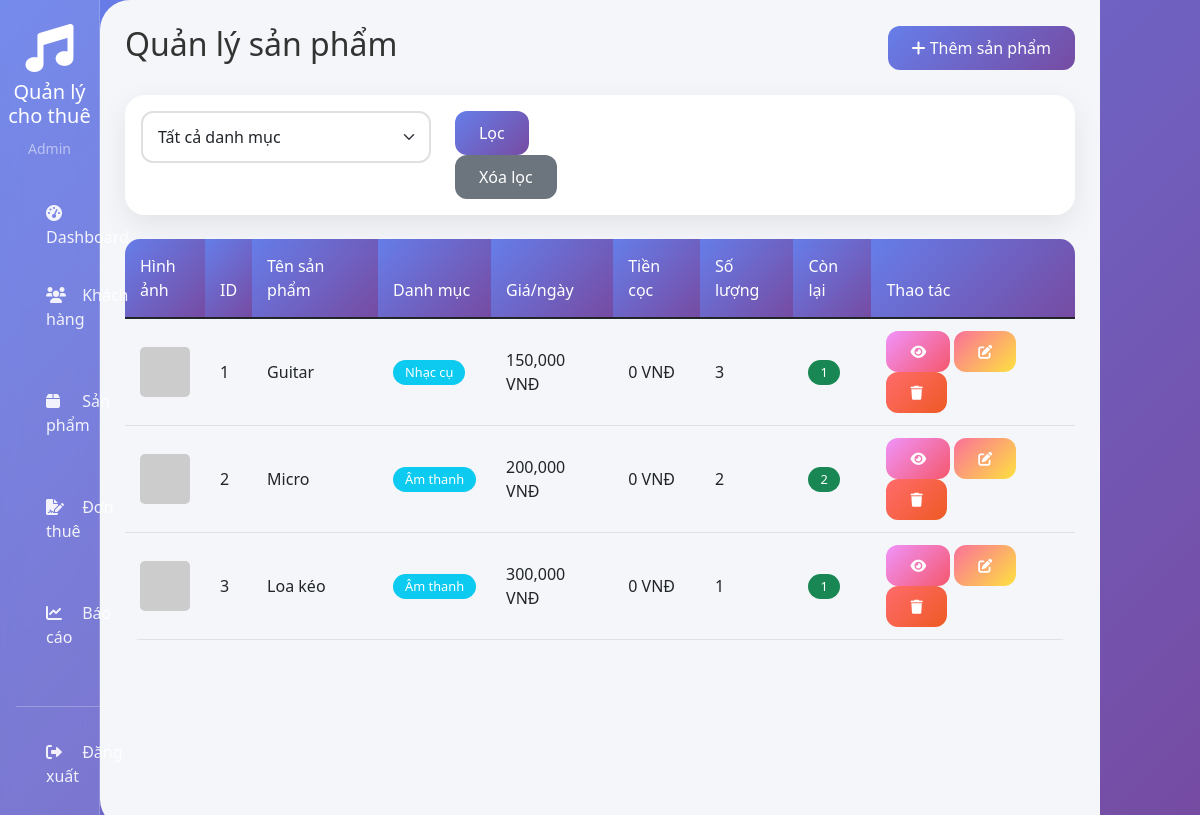
The page /products (signed in) on the database as committed earlier.
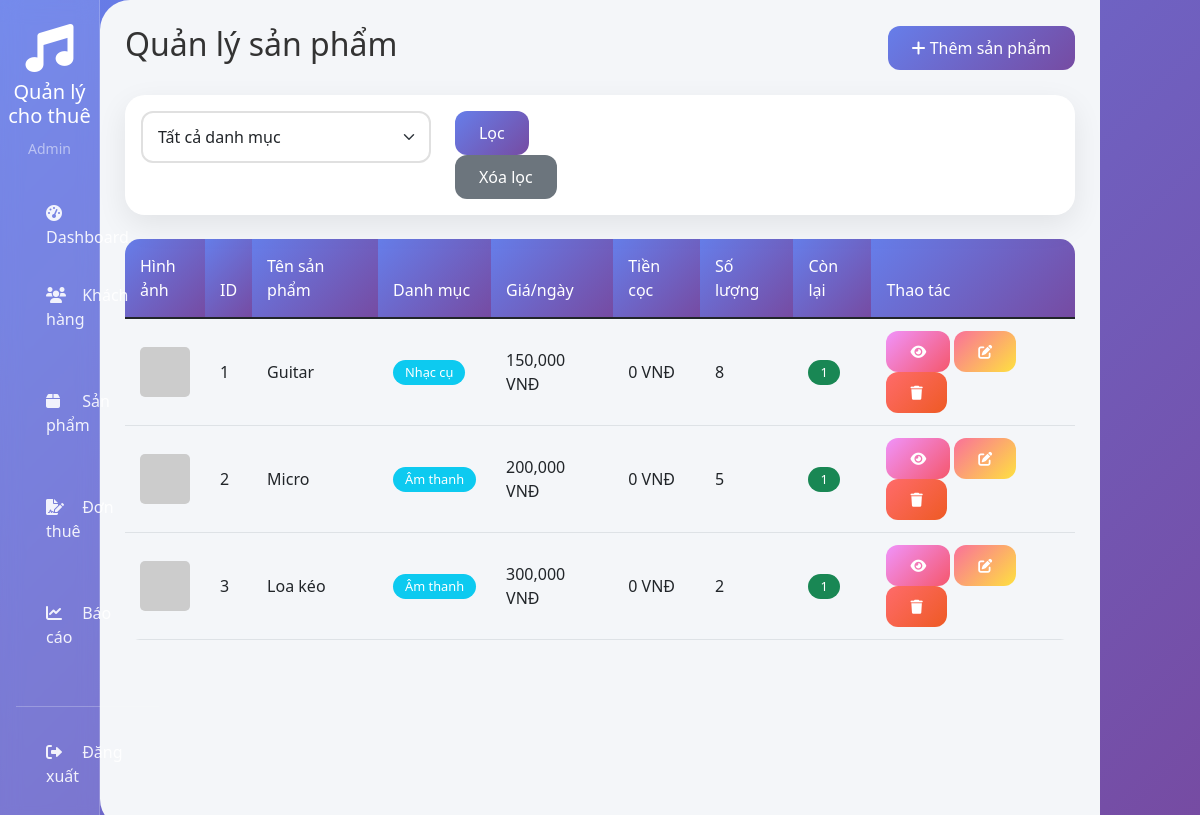
The same page on the database as committed later.
### models.py (models this page shows)
class Admin(UserMixin, db.Model):
    id = db.Column(db.Integer, primary_key=True)
    username = db.Column(db.String(80), unique=True, nullable=False)
    password = db.Column(db.String(200), nullable=False)
    email = db.Column(db.String(120), nullable=True)
    fullname = db.Column(db.String(100), nullable=False)
    created_at = db.Column(db.DateTime, default=datetime.utcnow)

class Product(db.Model):
    id = db.Column(db.Integer, primary_key=True)
    name = db.Column(db.String(100), nullable=False)
    category = db.Column(db.String(50), nullable=False)
    description = db.Column(db.Text)
    price_per_day = db.Column(db.Float, nullable=False)
    deposit = db.Column(db.Float, default=0)
    quantity = db.Column(db.Integer, default=1)
    available_quantity = db.Column(db.Integer, default=1)
    image_url = db.Column(db.String(200))
    status = db.Column(db.String(20), default='active')
    created_at = db.Column(db.DateTime, default=datetime.utcnow)

### app.py (the view)
@app.route('/products')
@login_required
def products():
    all_products = Product.query.all()
    return render_template('products.html', products=all_products)

### app.py (called while the page is built)
@login_manager.user_loader
def load_user(user_id):
    return Admin.query.get(int(user_id))

### templates/products.html (shortened to what this page needs)
{% extends "base.html" %}
{% block content %}
<div class="d-flex justify-content-between align-items-center mb-4">
    <h2>Quản lý sản phẩm</h2>
    <a href="{{ url_for('add_product') }}" class="btn btn-primary">
        <i class="fas fa-plus"></i> Thêm sản phẩm
    </a>
</div>
<div class="card mb-4">
    <div class="card-body">
        <form method="GET" class="row">
            <div class="col-md-4">
                <select name="category" class="form-select">
                    <option value="">Tất cả danh mục</option>
                </select>
            </div>
            <div class="col-md-2">
                <button type="submit" class="btn btn-primary">Lọc</button>
                <a href="{{ url_for('products') }}" class="btn btn-secondary">Xóa lọc</a>
            </div>
        </form>
    </div>
</div>
<div class="table-responsive">
    <table class="table table-hover">
        <thead>
            <tr>
                <th style="width: 80px">Hình ảnh</th>
                <th>ID</th>
                <th>Tên sản phẩm</th>
                <th>Danh mục</th>
                <th>Giá/ngày</th>
                <th>Tiền cọc</th>
                <th>Số lượng</th>
                <th>Còn lại</th>
                <th>Thao tác</th>
            </tr>
        </thead>
        <tbody>
            {% for product in products %}
            <tr>
                <td>
                    {% if product.image_url %}
                        <img src="{{ product.image_url }}" alt="{{ product.name }}"
                             style="width: 50px; height: 50px; object-fit: cover; border-radius: 5px;"
                             onerror="this.src='https://via.placeholder.com/50x50?text=Error'">
                    {% else %}
                        <img src="https://via.placeholder.com/50x50?text=No+Image"
                             alt="No image"
                             style="width: 50px; height: 50px; object-fit: cover; border-radius: 5px;">
                    {% endif %}
                </td>
                <td>{{ product.id }}</td>
                <td>{{ product.name }}</td>
                <td>
                    <span class="badge bg-info">{{ product.category }}</span>
                </td>
                <td>{{ "{:,.0f}".format(product.price_per_day) }} VNĐ</td>
                <td>{{ "{:,.0f}".format(product.deposit) }} VNĐ</td>
                <td>{{ product.quantity }}</td>
                <td>
                    {% if product.available_quantity > 0 %}
                        <span class="badge bg-success">{{ product.available_quantity }}</span>
                    {% else %}
                        <span class="badge bg-danger">Hết hàng</span>
                    {% endif %}
                </td>
                <td>
                    <a href="{{ url_for('product_detail', id=product.id) }}" class="btn btn-sm btn-info" title="Xem chi tiết">
                        <i class="fas fa-eye"></i>
                    </a>
                    <a href="{{ url_for('edit_product', id=product.id) }}" class="btn btn-sm btn-warning" title="Sửa">
                        <i class="fas fa-edit"></i>
                    </a>
                    <a href="{{ url_for('delete_product', id=product.id) }}" class="btn btn-sm btn-danger"
                       onclick="return confirm('Bạn có chắc muốn xóa sản phẩm {{ product.name }}?')" title="Xóa">
                        <i class="fas fa-trash"></i>
                    </a>
                </td>
            </tr>
            {% endfor %}
        </tbody>
    </table>
</div>
{% endblock %}

### templates/base.html (shortened to what this page needs)
<!DOCTYPE html>
<html lang="vi">
<head>
    <link href="https://cdn.jsdelivr.net/npm/bootstrap@5.1.3/dist/css/bootstrap.min.css" rel="stylesheet">
    <link rel="stylesheet" href="https://cdnjs.cloudflare.com/ajax/libs/font-awesome/6.0.0/css/all.min.css">
    <link rel="stylesheet" href="{{ url_for('static', filename='style.css') }}">
</head>
<body>
    {% if current_user.is_authenticated %}
    <div class="container-fluid p-0">
        <div class="row g-0">
            <div class="col-md-1 sidebar">
                <div class="text-center py-4">
                    <i class="fas fa-music fa-3x text-white mb-2"></i>
                    <h5 class="text-white">Quản lý cho thuê</h5>
                    <small class="text-white-50">{{ current_user.fullname }}</small>
                </div>
                <nav class="nav flex-column px-3">
                    <a class="nav-link" href="{{ url_for('dashboard') }}"><i class="fas fa-tachometer-alt"></i> Dashboard</a>
                    <a class="nav-link" href="{{ url_for('customers') }}"><i class="fas fa-users"></i> Khách hàng</a>
                    <a class="nav-link" href="{{ url_for('products') }}"><i class="fas fa-box"></i> Sản phẩm</a>
                    <a class="nav-link" href="{{ url_for('rentals') }}"><i class="fas fa-file-signature"></i> Đơn thuê</a>
                    <a class="nav-link" href="{{ url_for('reports') }}"><i class="fas fa-chart-line"></i> Báo cáo</a>
                    <hr class="bg-light my-3">
                    <a class="nav-link" href="{{ url_for('logout') }}"><i class="fas fa-sign-out-alt"></i> Đăng xuất</a>
                </nav>
            </div>
            <div class="col-md-10 main-content">
                {% block content %}{% endblock %}
            </div>
        </div>
    </div>
    {% endif %}
</body>
</html>

### static/style.css (style rules this page uses)
:root { --primary: linear-gradient(135deg, #667eea 0%, #764ba2 100%); --primary-dark: #5a67d8; --secondary: linear-gradient(135deg, #f093fb 0%, #f5576c 100%); --success: linear-gradient(135deg, #4facfe 0%, #00f2fe 100%); --warning: linear-gradient(135deg, #fa709a 0%, #fee140 100%); --danger: linear-gradient(135deg, #ff6b6b 0%, #ee5a24 100%); --dark: #2c3e50; --light: #f8f9fa; --gray: #6c757d; }
* { margin: 0; padding: 0; box-sizing: border-box; }
body { font-family: 'Segoe UI', 'Poppins', Tahoma, Geneva, Verdana, sans-serif; background: linear-gradient(135deg, #667eea 0%, #764ba2 100%); min-height: 100vh; color: #333; }
.sidebar { background: rgba(255, 255, 255, 0.1); backdrop-filter: blur(10px); border-right: 1px solid rgba(255, 255, 255, 0.2); transition: all 0.3s; }
.sidebar .nav-link { color: rgba(255, 255, 255, 0.9); padding: 12px 20px; margin: 5px 10px; border-radius: 12px; transition: all 0.3s; font-weight: 500; }
.sidebar .nav-link i { margin-right: 12px; width: 20px; }
.main-content { background: #f4f6f9; min-height: 100vh; border-radius: 30px 0 0 30px; padding: 25px; }
.card { border: none; border-radius: 20px; box-shadow: 0 10px 30px rgba(0,0,0,0.08); transition: all 0.3s; overflow: hidden; }
.btn { border-radius: 12px; padding: 10px 24px; font-weight: 500; transition: all 0.3s; border: none; }
.btn-primary { background: var(--primary); color: white; }
.btn-danger { background: var(--danger); color: white; }
.btn-warning { background: var(--warning); color: white; }
.btn-info { background: var(--secondary); color: white; }
.table { border-radius: 15px; overflow: hidden; }
.table thead th { background: var(--primary); color: white; border: none; padding: 15px; font-weight: 500; }
.table tbody tr { transition: all 0.3s; }
.table td { padding: 12px 15px; vertical-align: middle; }
.form-control, .form-select { border-radius: 12px; border: 2px solid #e0e0e0; padding: 12px 15px; transition: all 0.3s; }
.badge { padding: 6px 12px; border-radius: 20px; font-weight: 500; font-size: 0.8rem; }

### templates/products.html (style rules this page uses)
.table td { vertical-align: middle; }
.table img { transition: transform 0.2s; }

Rows that differ between the two databases and show on the page:
changed Product "Guitar": quantity "3" → "8"
changed Product "Micro": quantity "2" → "5"; available_quantity "2" → "1"
changed Product "Loa kéo": quantity "1" → "2"
